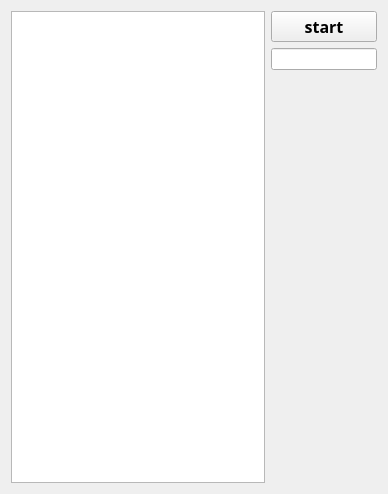
<?xml version="1.0" encoding="UTF-8"?>
<ui version="4.0">
 <class>MainWindow</class>
 <widget class="QMainWindow" name="MainWindow">
  <property name="geometry">
   <rect>
    <x>0</x>
    <y>0</y>
    <width>388</width>
    <height>494</height>
   </rect>
  </property>
  <property name="windowTitle">
   <string>MainWindow</string>
  </property>
  <widget class="QWidget" name="centralWidget">
   <layout class="QHBoxLayout" name="horizontalLayout">
    <item>
     <widget class="QPlainTextEdit" name="plainTextEdit">
      <property name="font">
       <font>
        <family>Microsoft YaHei</family>
        <pointsize>12</pointsize>
       </font>
      </property>
     </widget>
    </item>
    <item>
     <layout class="QVBoxLayout" name="verticalLayout">
      <item>
       <widget class="QPushButton" name="pbPankou">
        <property name="minimumSize">
         <size>
          <width>0</width>
          <height>30</height>
         </size>
        </property>
        <property name="font">
         <font>
          <family>Microsoft YaHei UI Light</family>
          <pointsize>12</pointsize>
          <weight>75</weight>
          <bold>true</bold>
         </font>
        </property>
        <property name="text">
         <string>start</string>
        </property>
       </widget>
      </item>
      <item>
       <widget class="QLineEdit" name="lineEdit"/>
      </item>
      <item>
       <spacer name="verticalSpacer">
        <property name="orientation">
         <enum>Qt::Vertical</enum>
        </property>
        <property name="sizeHint" stdset="0">
         <size>
          <width>20</width>
          <height>40</height>
         </size>
        </property>
       </spacer>
      </item>
     </layout>
    </item>
   </layout>
  </widget>
 </widget>
 <layoutdefault spacing="6" margin="11"/>
 <resources/>
 <connections/>
</ui>
